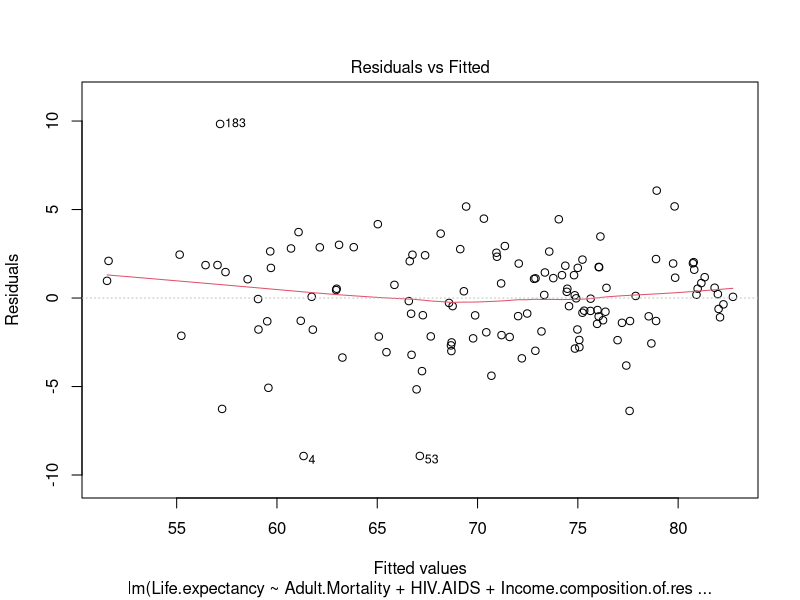
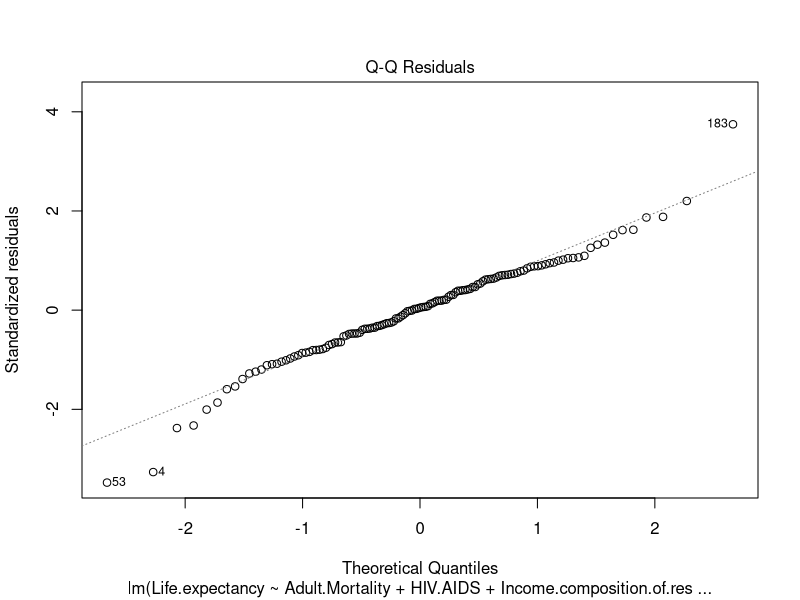
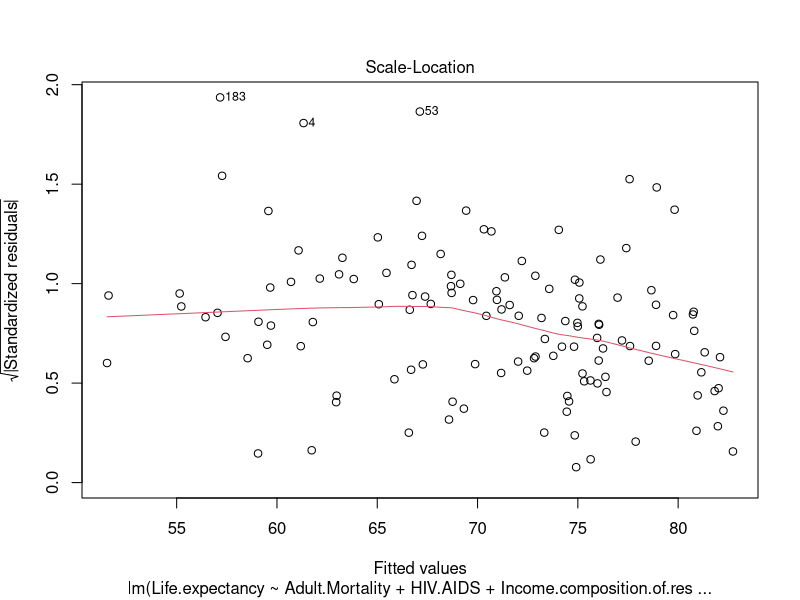
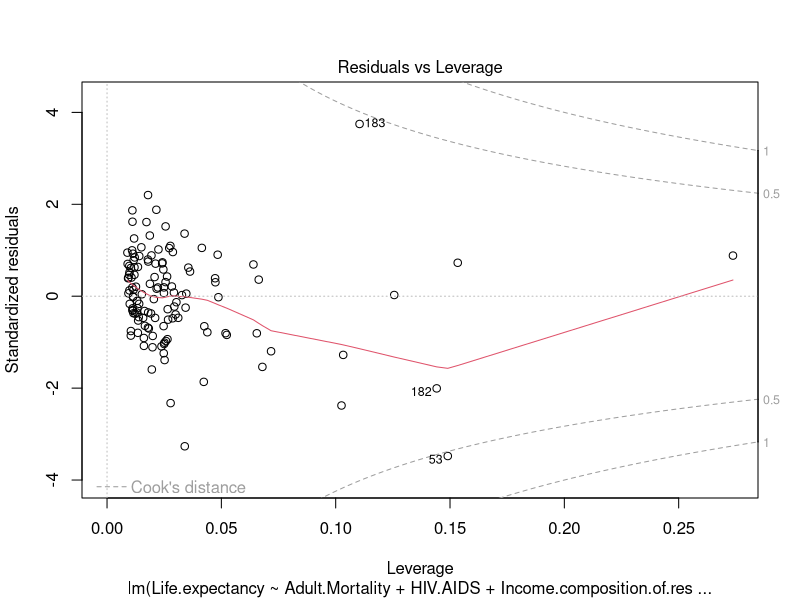
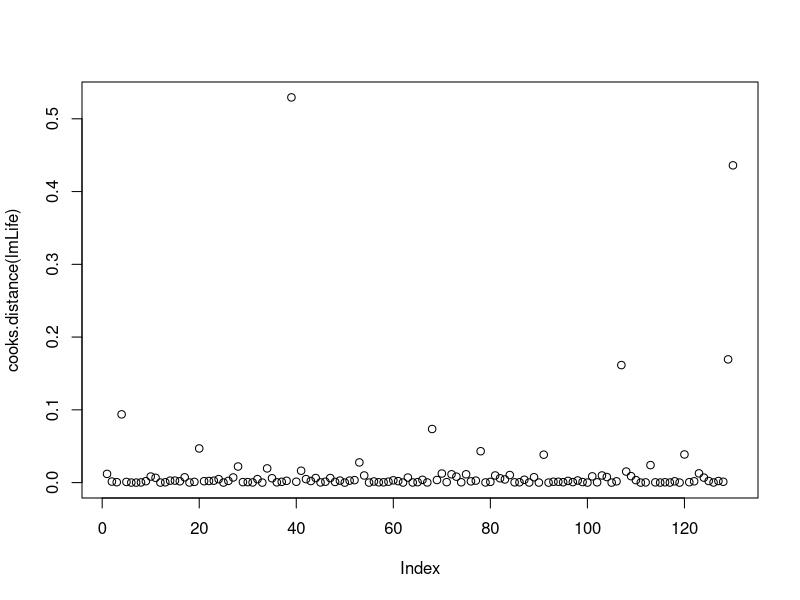
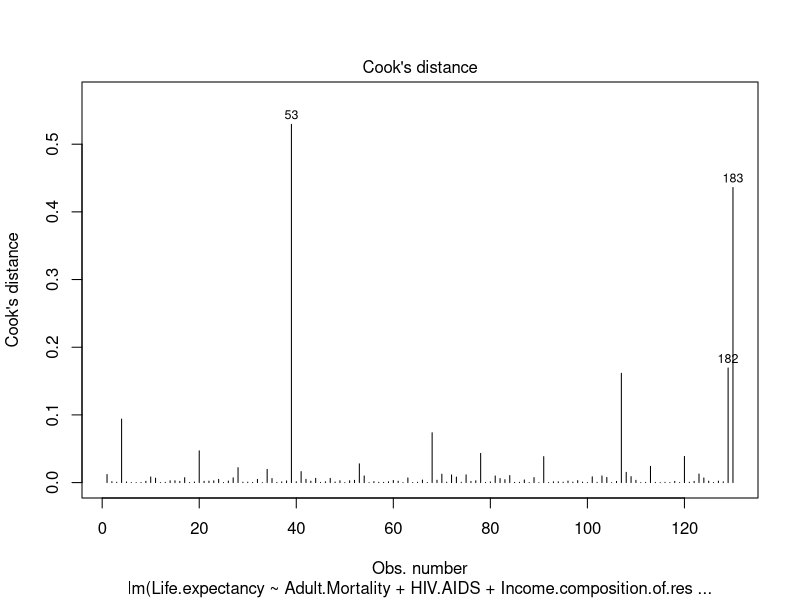
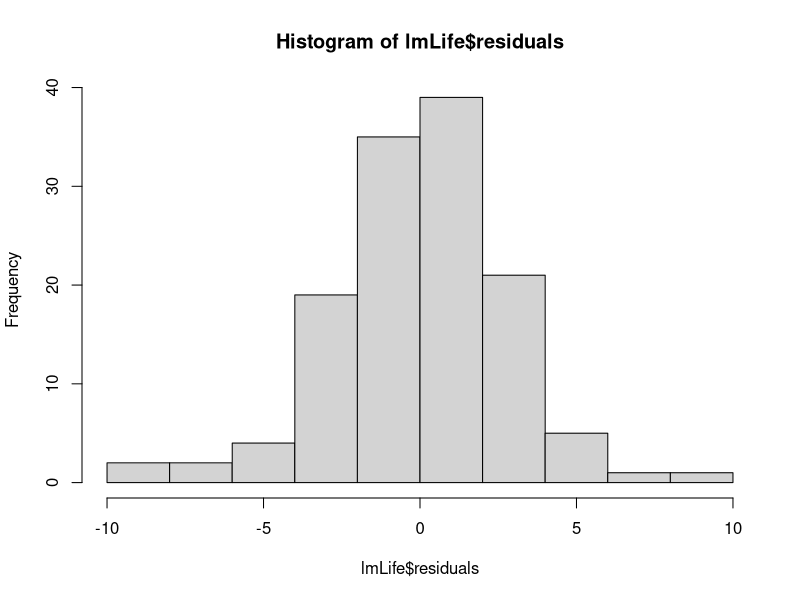
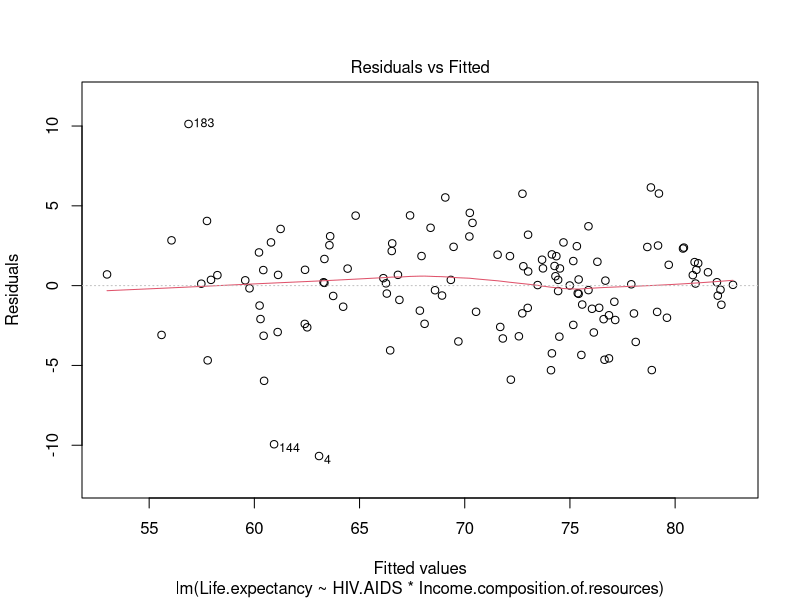

Write R code to recreate these figures, in order.
rm(list=ls()) 

#Model 1 (Life.expectancy)
life<-read.csv("lifeexp2015.csv")
str(life)
lifeC<-life[,-c(1,2)]
str(lifeC)
lifeO<-na.omit(lifeC)
str(lifeO)
library(stats)
cor(lifeO)
#high inverse correlation for Adult.Mortality, HIV.AIDS. And positive correlation
#with income and schooling
lmLife<-lm(Life.expectancy~., data = lifeO)
summary(lmLife)
#takeout percentage.expenditure, Hepatitis.B, measles, BMI,  Polio, Diphtheria, GDP, Population, thinness, schooling since there
#individual hypothesis is greater than 0.05
lmLife<-lm(Life.expectancy~Adult.Mortality+infant.deaths+under.five.deaths+HIV.AIDS+Income.composition.of.resources, data = lifeO)
summary(lmLife)
library(car)
vif(lmLife)
#Only the independent variables: Adult.Mortality, HIV.AIDS, Income.composition.of.resources have a 
#VIF of under 5.  On the other hand, infant.deaths and under.five.deaths have a problematic amount of
#collinearity.  Hence, they will be removed.
lmLife<-lm(Life.expectancy~Adult.Mortality+HIV.AIDS+Income.composition.of.resources, data = lifeO)
summary(lmLife)
plot(lmLife)
#Residuals vs fitted: shows a random pattern (183, 4, 53)
#Normal Q-Q: has points that are very close to the line (183, 53, 4)
#Scale-Location: has a somewhat flatline (183, 4, 53)
#Cooks distance: suggests 53 and 183 could be outliers
plot(cooks.distance(lmLife))
plot(lmLife, which = c(4))
#53 and 183 are outliers
lifeE<-lifeO[-c(53,183),]
#I removed 53 and 183 as both of the cooks distance graphs suggests that they are outliers as these points
#are nowhere near the line of best fit.
str(lifeE)
lmLife<-lm(Life.expectancy~Adult.Mortality+HIV.AIDS+Income.composition.of.resources, data = lifeE)
summary(lmLife)
#Yes, this model is statistically significant.
#The F-statistic shows that the p-value is less than 0.05, suggesting that the model is sound with the variables in it
#The multiple R-squared is ~0.88 and the adjusted R-squared is ~0.88, which explains about 88% of the variance
#In the individual hypothesis, all of the independent variables have a p-value of less than 0.05, suggesting that the independent
#variables in the model are statistically significant
#In the estimate, the slopes for each of these variables are small except for 
#HIV.AIDS and Income.composition.of.resources. The negative slope for HIV makes sense 
#and the positive slope for Income makes sense as well
#Life.expectancy = 50.113682 - 0.019662 (Adult.Mortality) - 0.748200 (HIV.AIDS)
#                   +36.102925 (Income.composition.of.resources)
hist(lmLife$residuals)
mean(lmLife$residuals)
#The mean is close to 0
library(lmtest)
lmtest::bptest(lmLife)
#Since P is less than 0.05, the model is heteroscedastic


#Model 2 (Income and HIV on Life expectancy)
expe<-read.csv("lifeexp2015.csv")
str(expe)
expe<-expe[,-c(1,2)]
expe<-na.omit(expe)
lmHIV<-lm(Life.expectancy~HIV.AIDS, data=expe)
summary(lmHIV)
#In the regression between HIV.AIDS and Life.expectancy, the F-statistic shows that
#the p value is less than 0.05,indicating that HIV.AIDS is statistically significant.
#The multiple R-squared and Adjusted R-squared reveals that HIV.AIDs explains around
#38% of the variance, which is quite low.  The individual hypothesis is less than 0.05, indicating that it is
#statistically significant. Finally, the slope is negative, and for every one unit increase
#in HIV.AIDS causes a 3.2643 unit decrease in life expectancy.
lmIncome<-lm(Life.expectancy~Income.composition.of.resources, data = expe)
summary(lmIncome)
#In the regression between Income and Life.expectancy, the F-statistic shows that
#the p value is less than 0.05,indicating that Income is statistically significant.
#The multiple R-squared and Adjusted R-squared reveals that HIV.AIDs explains around
#80% of the variance, a high number.The individual hypothesis is less than 0.05, indicating that it is
#statistically significant. Finally, the slope is positive, and for every one unit increase
#in Income causes a 47.496 unit increase in life expectancy.
lmCombo<-lm(Life.expectancy~HIV.AIDS*Income.composition.of.resources, data = expe)
summary(lmCombo)
#The F-statistic shows that the model has a p-value that is less than 0.05, indicating
#that the model is sound with the current independent variables
#The multiple R-squared is ~0.86 and the adjusted r-squared is ~0.86, which explains about
#86% of the variance, but more importantly,the variance with both of these variables together is higher than with Income alone.
#In the individual hypothesis, all of the variables are statistically significant except for HIV.AIDS. 
#Being in a country that has a high income.composition.of.resources greatly increases your life expectancy
#as it has a direct effect.Although Income along with HIV AIDS gives a statistically significant value
#(p=value of less than 0.05), considering them together actually make it a little bit less important due to the
#negative slope.  Although it is still important, it will not help your life expectancy, rather these two
#variables together will flatten the curve. Similarly, the slope of Income compared to the regression that
#does not involve any other independent variables actually decreased from ~47 to ~42, making it less important.
#this makes sense since other variables are being considered into the regression now.

#Life.expectancy = 42.908 + 1.138 (HIV.AIDS) + 42.870 (Income.composition.of.resources) 
#                 - 4.717 (HID.AIDS * Income.composition.of.resources)
plot(lmCombo)
#Residuals vs fitted: shows a random pattern (183, 4, 144)
#Normal Q-Q: has points that are very close to the line (183, 144, 4)
#Scale-Location: has a somewhat flatline (183, 4, 144)
#Cooks distance: 183 is close to being an outlier, but not certain. Do further tests.
plot(cooks.distance(lmCombo))
plot(lmCombo, which = c(4))
str(expe)
#I am not considering 183 to be an outlier due to the lack of observations
hist(lmCombo$residuals)
mean(lmCombo$residuals)
#The mean is close to 0
library(lmtest)
lmtest::bptest(lmCombo)
#Since P is 0.1562, which is greater than 0.05, the model is homoscedastic
str(expe)
expeR<-expe[,-c(2,3,4,5,6,7,8,9)]
expeR<-expeR[,-c(2,4,5,6,7,9)]
str(expeR)
attach(expeR)
Combo<-HIV.AIDS*Income.composition.of.resources
scatterplot3d::scatterplot3d(HIV.AIDS,Income.composition.of.resources,Combo,angle = 60, color  = "Blue", pch = 4)
#Model 3 
#Evaluate a nonlinear polinomial relationship of GDP that best predicts Life.expectancy
poly<-read.csv("lifeexp2015.csv")
str(poly)
poly<-poly[,-c(1,2)]
str(poly)
poly<-na.omit(poly)
str(poly)
lmSim<-lm(Life.expectancy~GDP, data = poly)
summary(lmSim)
#The F-statistic and the individual hypothesis all suggest that the model is significant.
#Multiple r-squared is ~0.24 and adjusted r-squared is 0.23, explaining ~23% of the variance
#However, lets test for a nonlinear relationship
plot(Life.expectancy~GDP, data = poly) #seems logarithmic at first glance
plot(lmSim)
#Residuals vs fitted: Is not a random pattern, which is concerning.(33, 144)
#Normal Q-Q: has points that are very close to the line, 144 is concerning (33, 144)
#Scale-Location: has a somewhat flatline (33, 144)
#Cooks distance: Do further tests, seems like there are no outliers
plot(cooks.distance(lmSim))
plot(lmSim, which = c(4))
hist(lmSim$residuals)
mean(lmSim$residuals)
#The mean is close to 0
library(lmtest)
lmtest::bptest(lmSim)
#Has a p value that is less than 0.05, it is heteroscedastic
library(ggplot2)
ggplot(poly, aes(x=GDP,y=Life.expectancy))+geom_point() +geom_smooth(method="lm")+geom_smooth(method="loess",color="Red")

##lmLog = lm(log1p(Life.expectancy) ~ log1p(GDP), data = poly)
##summary(lmLog)
##thought it was logarithmic at first.
##Only explains about 22% of the variance

##lmSim<-lm(Life.expectancy~GDP, data = poly) #linear
##summary(lmSim)
##explains about 23% of variance

#lmSimQuad<-lm(Life.expectancy~GDP + I(GDP^2), data = poly) #quadratic improvement
#summary(lmSimQuad)
##explains about 29% of variance

#lmSimQuart<-lm(Life.expectancy~poly(GDP,4), data= poly) #quartic improvement
#summary(lmSimQuart)
##explains about 30% of variance, but does not pass individual hypothesis test


###In the cubic model, the third order is not significant - pointing to the fact that you went one too far.
###A quadratic model is superior because you don't need to worry about the linear assumptions and the quad effect was significant

lmSimCubic<-lm(Life.expectancy~poly(GDP,3), data= poly) #cubic improvement
summary(lmSimCubic)
#explains about 30% of variance, residual standard error slightly decreased as well
#The f-statistic shows that the model has a p-value that is less than 0.05, a strong
#indication that the model is sound.
#The multiple r-squared is ~0.30 and the adjusted r-squared is ~0.29, explaining about
#30% of the variance.
#the individual hypothesis for each degree is less than 0.05, an indication that it is
#statistically significant. The residual error is also small in this model

#Life.expectancy = 70.7415 + 44.2372(GDP) - 21.4798(GDP)^2 + 7.9820 (GDP)^3

#attach(poly)
#lnLife<-log(Life.expectancy)
#lnGDP<-log(GDP)
#plot(lnLife~GDP)
#plot(Life.expectancy~lnGDP) #linear
#plot(lnLife~lnGDP) #some what linear
#summary(lm(Life.expectancy~GDP))
#summary(lm(Life.expectancy~lnGDP))
##explains about 23% of variance
#summary(lm(lnLife~lnGDP))
##explains about 22% of variance
